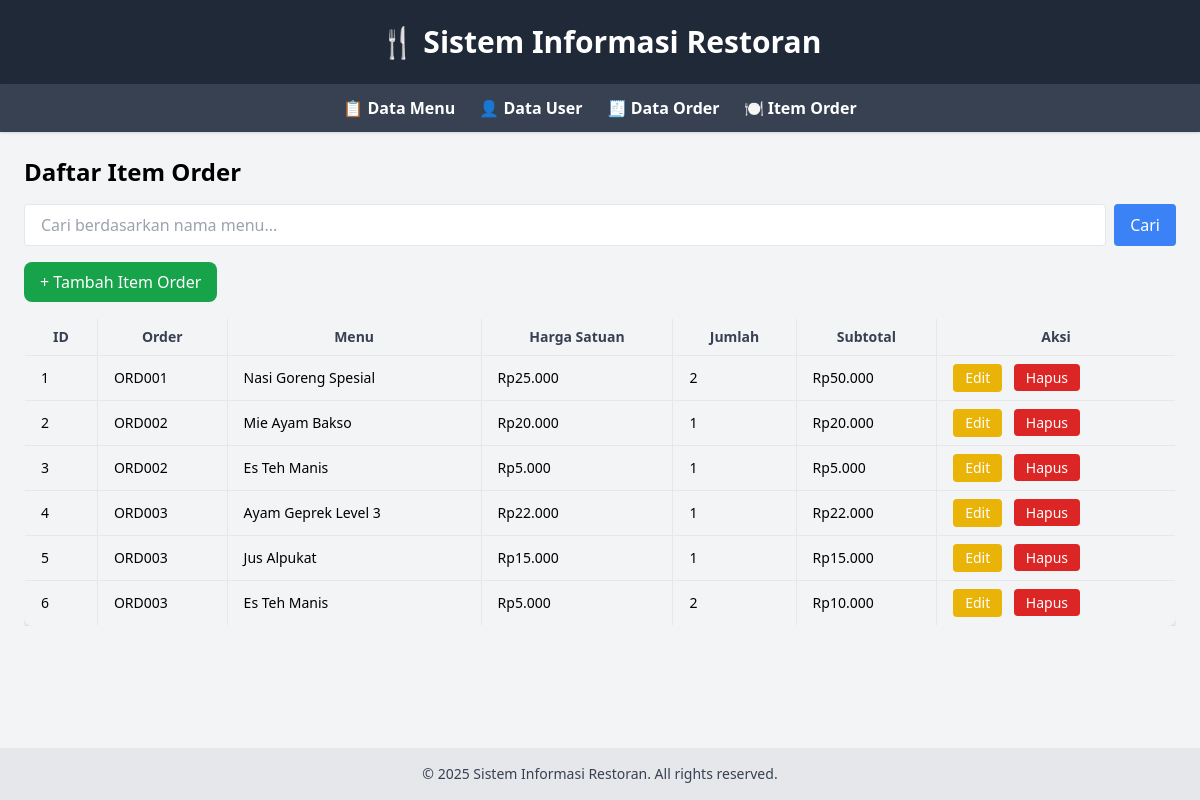
The page /view/order_items.php on the database its author committed.
### tables this page shows
CREATE TABLE order_items (
    id INT AUTO_INCREMENT PRIMARY KEY,
    order_id INT NOT NULL,
    menu_id INT NOT NULL,
    quantity INT NOT NULL,
    harga DECIMAL(10, 2) NOT NULL,
    subtotal DECIMAL(10, 2) AS (harga * quantity) STORED,
    FOREIGN KEY (order_id) REFERENCES orders(id)
        ON DELETE CASCADE,
    FOREIGN KEY (menu_id) REFERENCES menus(id)
        ON DELETE CASCADE
);

CREATE TABLE orders (
    id INT AUTO_INCREMENT PRIMARY KEY,
    order_code VARCHAR(20) NOT NULL UNIQUE,  
    user_id INT NOT NULL,
    total_harga DECIMAL(10, 2) NOT NULL,
    nomor_meja INT,
    created_at DATETIME DEFAULT CURRENT_TIMESTAMP,
    FOREIGN KEY (user_id) REFERENCES users(id)
        ON DELETE CASCADE
);

CREATE TABLE menus (
    id INT AUTO_INCREMENT PRIMARY KEY,
    nama_menu VARCHAR(100) NOT NULL,
    deskripsi TEXT,
    harga DECIMAL(10, 2) NOT NULL
);

### config/db_resto.php (called while the page is built, shortened)
<?php
class Database {
    private $host = "localhost";
    private $username = "root";
    private $password = "";
    private $dbname = "resto_db_tp7";
    public function __construct() {
        try {
            $this->conn = new PDO("mysql:host=$this->host;dbname=$this->dbname", $this->username, $this->password);
        } catch (PDOException $e) {
            die("Connection failed: " . $e->getMessage());
        }
    }
}
?>

### class/OrderItem.php (called while the page is built, shortened)
<?php
require_once '../config/db_resto.php';
class OrderItem {
    private $db;
    public function __construct() {
        $this->db = (new Database())->conn;
    }
    public function getAllOrderItems($keyword = '') {
        if ($keyword) {
            $stmt = $this->db->prepare("SELECT oi.id, oi.order_id, oi.menu_id, oi.quantity, oi.harga, oi.subtotal,
                                            o.order_code, m.nama_menu
                                        FROM order_items oi
                                        JOIN orders o ON oi.order_id = o.id
                                        JOIN menus m ON oi.menu_id = m.id
                                        WHERE m.nama_menu LIKE ?");
            $stmt->execute(["%$keyword%"]);
        } else {
            $stmt = $this->db->query("SELECT oi.id, oi.order_id, oi.menu_id, oi.quantity, oi.harga, oi.subtotal,
                                        o.order_code, m.nama_menu
                                    FROM order_items oi
                                    JOIN orders o ON oi.order_id = o.id
                                    JOIN menus m ON oi.menu_id = m.id");
        }
        return $stmt->fetchAll(PDO::FETCH_ASSOC);
    }
}
?>

### view/order_items.php (the view, shortened to what this page needs)
<?php
require_once '../class/OrderItem.php';
include 'header.php';
$orderItem = new OrderItem();
$order_id = isset($_GET['order_id']) ? $_GET['order_id'] : null;
if ($order_id) {
    $data = $orderItem->getOrderItemsByOrderId($order_id);
    $orderInfo = "untuk Order #" . $order_id;
} else {
    $keyword = isset($_GET['search']) ? $_GET['search'] : '';
    $data = $orderItem->getAllOrderItems($keyword);
    $orderInfo = "";
}
?>
<h2 class="text-2xl font-semibold mb-4">Daftar Item Order <?= $orderInfo ?></h2>
<form method="GET" class="mb-4 flex gap-2">
    <input type="text" name="search" placeholder="Cari berdasarkan nama menu..." value="<?= isset($_GET['search']) ? htmlspecialchars($_GET['search']) : '' ?>" class="px-4 py-2 border rounded w-full">
    <button type="submit" class="bg-blue-500 text-white px-4 py-2 rounded">Cari</button>
</form>
<button onclick="toggleOrderItemForm()"
    class="bg-green-600 text-white px-4 py-2 rounded-lg mb-4 hover:bg-green-700 transition">+ Tambah Item Order</button>
<div class="overflow-x-auto mb-6">
    <table class="min-w-full text-sm border border-gray-200 shadow-md rounded-lg overflow-hidden">
        <thead class="bg-gray-100 text-gray-700">
            <tr>
                <th class="px-4 py-2 border">ID</th>
                <th class="px-4 py-2 border">Order</th>
                <th class="px-4 py-2 border">Menu</th>
                <th class="px-4 py-2 border">Harga Satuan</th>
                <th class="px-4 py-2 border">Jumlah</th>
                <th class="px-4 py-2 border">Subtotal</th>
                <th class="px-4 py-2 border">Aksi</th>
            </tr>
        </thead>
        <tbody>
            <?php if(empty($data)): ?>
            <tr>
                <td colspan="7" class="text-center py-4">Tidak ada data</td>
            </tr>
            <?php else: ?>
            <?php foreach ($data as $row): ?>
            <tr class="hover:bg-gray-50">
                <td class="px-4 py-2 border"><?= $row['id'] ?></td>
                <td class="px-4 py-2 border"><?= $row['order_code'] ?></td>
                <td class="px-4 py-2 border"><?= $row['nama_menu'] ?></td>
                <td class="px-4 py-2 border">Rp<?= number_format($row['harga'], 0, ',', '.') ?></td>
                <td class="px-4 py-2 border"><?= $row['quantity'] ?></td>
                <td class="px-4 py-2 border">Rp<?= number_format($row['subtotal'], 0, ',', '.') ?></td>
                <td class="px-4 py-2 border space-x-2">
                    <button onclick="showUpdateOrderItemForm(<?= $row['id'] ?>, <?= $row['order_id'] ?>, <?= $row['menu_id'] ?>, <?= $row['harga'] ?>, <?= $row['quantity'] ?>)"
                        class="bg-yellow-500 text-white px-3 py-1 rounded hover:bg-yellow-600 transition">Edit</button>
                    <a href="order_items.php?delete=1&id=<?= $row['id'] ?><?= $order_id ? "&order_id=$order_id" : "" ?>"
                        onclick="return confirm('Yakin ingin menghapus item ini?')"
                        class="bg-red-600 text-white px-3 py-1 rounded hover:bg-red-700 transition">Hapus</a>
                </td>
            </tr>
            <?php endforeach; ?>
            <?php endif; ?>
        </tbody>
    </table>
</div>
<?php include 'footer.php'; ?>

### rows shown on the page
order_items: id "1", order.order_code "ORD001", menu.nama_menu "Nasi Goreng Spesial", harga "25.000", quantity "2", subtotal "50.000"
order_items: id "2", order.order_code "ORD002", menu.nama_menu "Mie Ayam Bakso", harga "20.000", quantity "1", subtotal "20.000"
order_items: id "3", order.order_code "ORD002", menu.nama_menu "Es Teh Manis", harga "5.000", quantity "1", subtotal "5.000"
order_items: id "4", order.order_code "ORD003", menu.nama_menu "Ayam Geprek Level 3", harga "22.000", quantity "1", subtotal "22.000"
order_items: id "5", order.order_code "ORD003", menu.nama_menu "Jus Alpukat", harga "15.000", quantity "1", subtotal "15.000"
order_items: id "6", order.order_code "ORD003", menu.nama_menu "Es Teh Manis", harga "5.000", quantity "2", subtotal "10.000"
